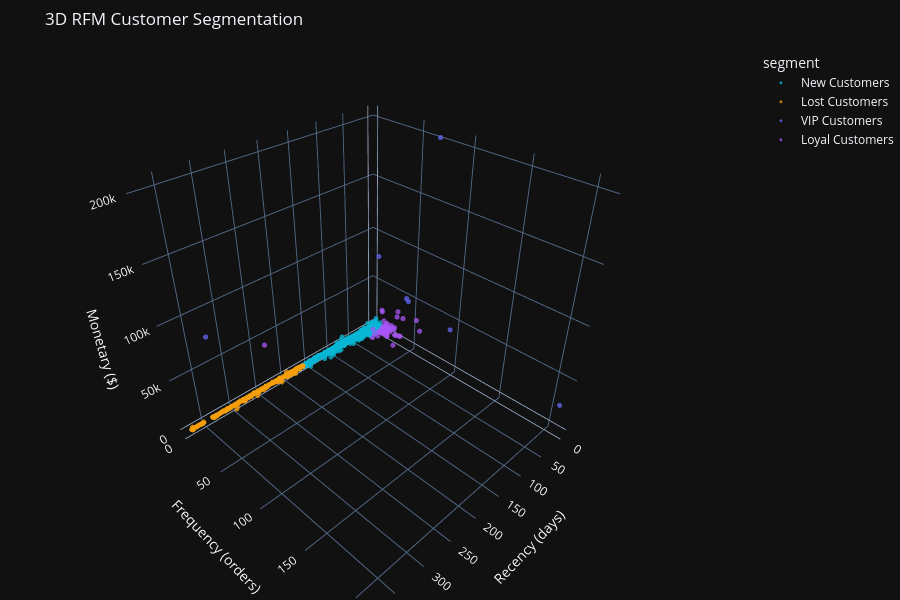

Notebook cell for this chart:
### Code cell
# Interactive 3D scatter plot
# Subsample to 1500 points for responsive notebook rendering
plot_n = min(len(rfm), 1500)
plot_sample = rfm.sample(n=plot_n, random_state=42)

fig = px.scatter_3d(
    plot_sample,
    x="recency", y="frequency", z="monetary",
    color="segment",
    color_discrete_map={s: cluster_meta[s]["color"] for s in cluster_meta},
    title="3D RFM Customer Segmentation",
    labels={"color": "Segment"},
    opacity=0.75,
)
# marker=dict(size=...) for plotly 6.x compatibility
fig.update_traces(marker=dict(size=3))
fig.update_layout(
    scene=dict(
        xaxis_title="Recency (days)",
        yaxis_title="Frequency (orders)",
        zaxis_title="Monetary ($)",
    ),
    margin=dict(l=0, r=0, t=50, b=0),
    height=600,
)
fig.show()

### Figure 1 — Plotly figure (JSON) as saved in the notebook; plotly's stock layout.template omitted (floating-point values rounded to 4 significant figures; data arrays with more than 128 entries replaced by an {"elided": "..."} marker saying what was removed)
{"data": [{"hovertemplate": "segment=New Customers<br>recency=%{x}<br>frequency=%{y}<br>monetary=%{z}<extra></extra>", "legendgroup": "New Customers", "marker": {"color": "#06b6d4", "opacity": 0.75, "symbol": "circle", "size": 3}, "mode": "markers", "name": "New Customers", "scene": "scene", "showlegend": true, "x": {"elided": "1122 int values"}, "y": {"elided": "1122 int values"}, "z": {"elided": "1122 float values"}, "type": "scatter3d"}, {"hovertemplate": "segment=Lost Customers<br>recency=%{x}<br>frequency=%{y}<br>monetary=%{z}<extra></extra>", "legendgroup": "Lost Customers", "marker": {"color": "#f59e0b", "opacity": 0.75, "symbol": "circle", "size": 3}, "mode": "markers", "name": "Lost Customers", "scene": "scene", "showlegend": true, "x": {"elided": "305 int values"}, "y": {"elided": "305 int values"}, "z": {"elided": "305 float values"}, "type": "scatter3d"}, {"hovertemplate": "segment=VIP Customers<br>recency=%{x}<br>frequency=%{y}<br>monetary=%{z}<extra></extra>", "legendgroup": "VIP Customers", "marker": {"color": "#6366f1", "opacity": 0.75, "symbol": "circle", "size": 3}, "mode": "markers", "name": "VIP Customers", "scene": "scene", "showlegend": true, "x": [3, 39, 4, 1, 24, 2, 326], "y": [97, 63, 48, 209, 21, 73, 1], "z": [42310.0, 67530.0, 48970.0, 25760.0, 88200.0, 202400.0, 77180.0], "type": "scatter3d"}, {"hovertemplate": "segment=Loyal Customers<br>recency=%{x}<br>frequency=%{y}<br>monetary=%{z}<extra></extra>", "legendgroup": "Loyal Customers", "marker": {"color": "#a855f7", "opacity": 0.75, "symbol": "circle", "size": 3}, "mode": "markers", "name": "Loyal Customers", "scene": "scene", "showlegend": true, "x": [1, 4, 1, 2, 2, 15, 2, 5, 2, 4, 15, 38, 1, 4, 2, 2, 11, 2, 3, 2, 3, 9, 235, 3, 4, 9, 11, 12, 4, 12, 12, 11, 3, 3, 8, 4, 7, 8, 33, 10, 1, 1, 31, 4, 21, 3, 2, 2, 1, 15, 10, 1, 17, 4, 2, 11, 12, 16, 2, 1, 12, 16, 3, 2, 7, 22], "y": [20, 17, 24, 19, 32, 22, 38, 21, 20, 16, 20, 21, 57, 32, 19, 16, 25, 21, 18, 62, 19, 25, 3, 17, 15, 34, 25, 21, 17, 21, 18, 19, 26, 19, 44, 23, 19, 17, 19, 23, 23, 20, 20, 16, 39, 20, 26, 30, 25, 17, 17, 34, 18, 17, 20, 19, 18, 28, 18, 33, 16, 28, 21, 37, 22, 19], "z": [5914.0, 7213.0, 3220.0, 3330.0, 3475.0, 10300.0, 5555.0, 7774.0, 6609.0, 2429.0, 5503.0, 5490.0, 32120.0, 4564.0, 5996.0, 4410.0, 4108.0, 4329.0, 1598.0, 23210.0, 3730.0, 7828.0, 44530.0, 2661.0, 24470.0, 15460.0, 7638.0, 2326.0, 4822.0, 3298.0, 3860.0, 26510.0, 9970.0, 2523.0, 30030.0, 6418.0, 15210.0, 3328.0, 12720.0, 6935.0, 5796.0, 11100.0, 7433.0, 875.6, 1097.0, 7231.0, 12090.0, 9299.0, 6235.0, 4461.0, 1718.0, 30960.0, 4827.0, 3001.0, 10460.0, 8329.0, 4118.0, 4253.0, 4112.0, 24670.0, 3000.0, 4794.0, 4437.0, 5078.0, 1953.0, 1960.0], "type": "scatter3d"}], "layout": {"scene": {"domain": {"x": [0, 1], "y": [0, 1]}, "xaxis": {"title": {"text": "Recency (days)"}}, "yaxis": {"title": {"text": "Frequency (orders)"}}, "zaxis": {"title": {"text": "Monetary ($)"}}}, "legend": {"title": {"text": "segment"}, "tracegroupgap": 0}, "title": {"text": "3D RFM Customer Segmentation"}, "margin": {"l": 0, "r": 0, "t": 50, "b": 0}, "height": 600}}
